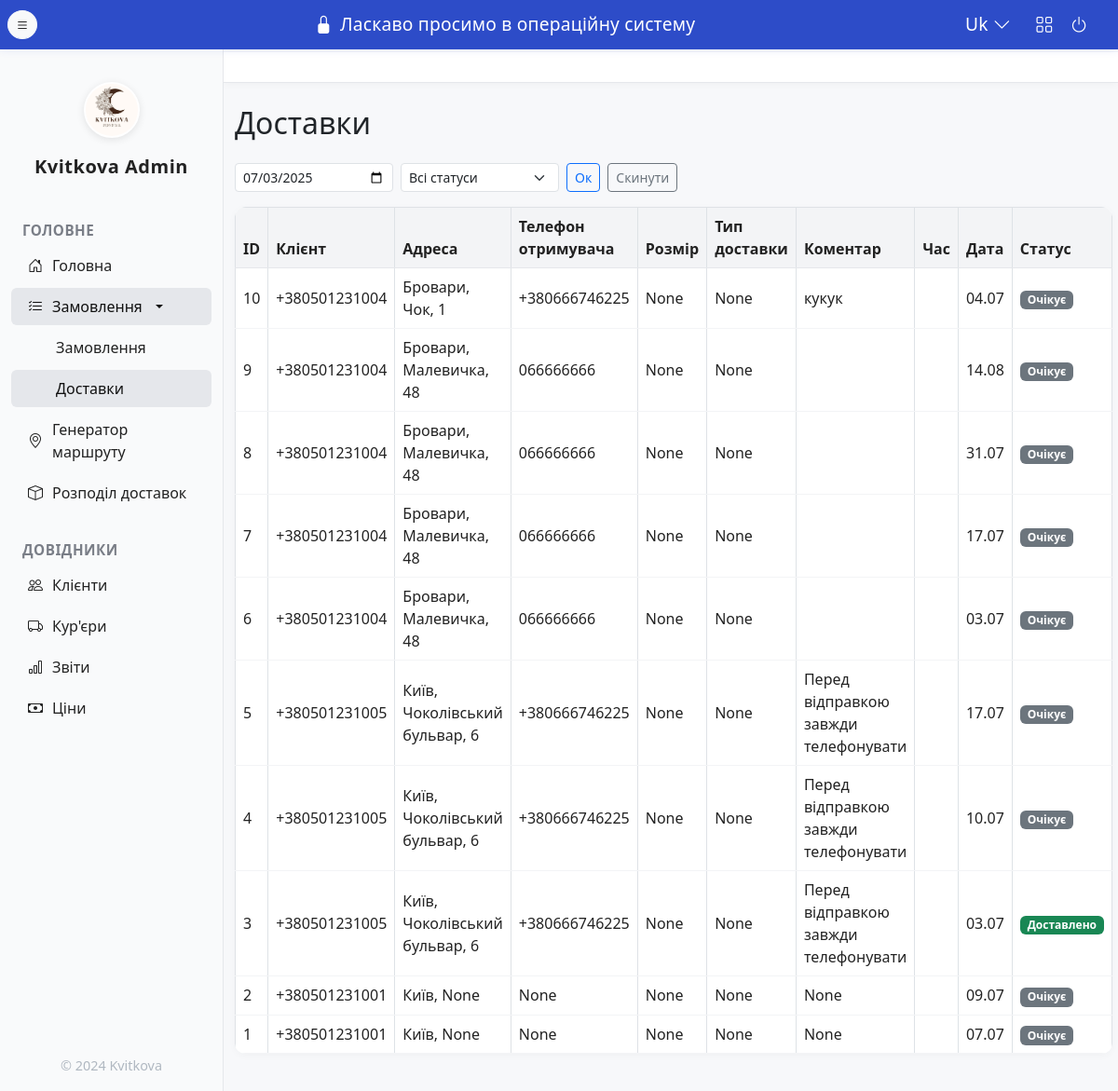
The page /deliveries on the database its author committed.
### app/models/delivery.py (models this page shows)
class Delivery(db.Model):
    id = db.Column(db.Integer, primary_key=True)
    order_id = db.Column(db.Integer, db.ForeignKey('order.id'), nullable=False)
    client_id = db.Column(db.Integer, db.ForeignKey('client.id'), nullable=False)
    bouquet_id = db.Column(db.Integer, db.ForeignKey('price.id'))
    delivery_date = db.Column(db.Date, nullable=False)
    status = db.Column(db.String(32), default='Очікує')  # Очікує, Виконано, Скасовано
    comment = db.Column(db.Text)
    created_at = db.Column(db.DateTime, default=datetime.datetime.utcnow)
    updated_at = db.Column(db.DateTime, default=datetime.datetime.utcnow, onupdate=datetime.datetime.utcnow)
    street = db.Column(db.String(128))
    building_number = db.Column(db.String(32))
    time_window = db.Column(db.String(64))
    size = db.Column(db.String(32))
    phone = db.Column(db.String(32))
    time_from = db.Column(db.String(8))
    time_to = db.Column(db.String(8))
    courier_id = db.Column(db.Integer, db.ForeignKey('courier.id'))
    order = db.relationship('Order')
    client = db.relationship('Client')
    bouquet = db.relationship('Price')
    courier = db.relationship('Courier', back_populates='deliveries')
    bouquet_size = db.Column(db.String(16))
    delivery_type = db.Column(db.String(32))
    price_at_delivery = db.Column(db.Integer)

### app/models/client.py (models this page shows)
class Client(db.Model):
    id = db.Column(db.Integer, primary_key=True)
    instagram = db.Column(db.String(128), nullable=False)
    phone = db.Column(db.String(32), nullable=False, unique=True)
    city = db.Column(db.String(64), nullable=False)
    telegram = db.Column(db.String(128))
    credits = db.Column(db.Integer, default=0)
    orders = db.relationship('Order', backref='client', lazy=True)

### app/blueprints/deliveries/routes.py (the view)
@deliveries_bp.route('/deliveries', methods=['GET'])
def deliveries_list():
    date_str = request.args.get('date')
    deliveries, selected_date = get_deliveries(date_str)
    couriers = get_all_couriers()
    return render_template('deliveries_list.html', deliveries=deliveries, selected_date=selected_date, couriers=couriers)

### app/services/delivery_service.py (called while the page is built)
def get_deliveries(date_str=None):
    deliveries_query = Delivery.query
    selected_date = None
    if date_str:
        try:
            selected_date = datetime.strptime(date_str, '%Y-%m-%d').date()
            deliveries_query = deliveries_query.filter(Delivery.delivery_date == selected_date)
        except Exception:
            pass
    return deliveries_query.order_by(Delivery.id.desc()).all(), date_str or datetime.utcnow().strftime('%Y-%m-%d')

def get_all_couriers():
    return Courier.query.all()

### app/templates/deliveries_list.html (shortened to what this page needs)
{% extends 'layout.html' %}
{% block content %}
<h2 class="mb-4">Доставки</h2>
<div class="d-flex align-items-center mb-3">
  <input type="date" id="filter-date" class="form-control form-control-sm me-2" style="width:170px;" value="{{ selected_date }}">
  <select id="filter-status" class="form-select form-select-sm me-2" style="width:170px;">
    <option value="">Всі статуси</option>
  </select>
  <button class="btn btn-outline-primary btn-sm me-2" id="apply-date-btn" type="button">Ок</button>
  <button class="btn btn-outline-secondary btn-sm" id="reset-date-btn" type="button">Скинути</button>
</div>
<table class="table table-bordered table-hover align-middle">
  <thead>
    <tr>
      <th>ID</th>
      <th>Клієнт</th>
      <th>Адреса</th>
      <th>Телефон отримувача</th>
      <th>Розмір</th>
      <th>Тип доставки</th>
      <th>Коментар</th>
      <th style="width:90px;">Час</th>
      <th>Дата</th>
      <th>Статус</th>
    </tr>
  </thead>
  <tbody>
    {% for d in deliveries %}
    <tr data-status="{{ d.status }}">
      <td>{{ d.id }}</td>
      <td>{{ d.client.phone }}</td>
      <td>
        <a href="#" class="address-link"
           data-city="{{ d.client.city }}"
           data-street="{{ d.street }}"
           data-building="{{ d.building_number }}"
           data-entrance="{{ d.entrance }}"
           style="color:inherit; text-decoration:none; cursor:pointer;">
          {{ d.client.city }}, {{ d.street }}{% if d.building_number %}, {{ d.building_number }}{% endif %}
        </a>
      </td>
      <td>{{ d.phone }}</td>
      <td>{{ d.bouquet_size }}</td>
      <td>{{ d.delivery_type }}</td>
      <td>{{ d.comment }}</td>
      <td>
      </td>
      <td>{{ d.delivery_date.strftime('%d.%m') }}</td>
      <td>
        <span class="delivery-status badge
          {% if d.status == 'Очікує' %}bg-secondary
          {% elif d.status == 'Розподілено' %}bg-primary
          {% elif d.status == 'Доставлено' %}bg-success
          {% elif d.status == 'НП' %}bg-danger
          {% else %}bg-light text-dark
          {% endif %}"
          data-id="{{ d.id }}" data-status="{{ d.status }}" style="cursor:pointer;">
          {{ d.status }}
        </span>
      </td>
    </tr>
    {% endfor %}
  </tbody>
</table>
{% endblock %}

### app/templates/layout.html (style rules this page uses)
body { background: #f7f8fa; }
.table { background: #fff; border-radius: 12px; overflow: hidden; box-shadow: 0 2px 8px rgba(0,0,0,0.03); }
.table th { background: #f3f4f6; color: #222; font-weight: 600; border-bottom: 1.5px solid #e5e7eb; }
.table td { background: #fff; color: #222; border-bottom: 1px solid #f3f4f6; }

### rows shown on the page
Delivery: id "10", client.phone "+380501231004", client.city "Бровари", street "Чок", building_number "1", phone "+380666746225", bouquet_size "None", delivery_type "None", comment "кукук", delivery_date "04.07", status "Очікує"
Delivery: id "9", client.phone "+380501231004", client.city "Бровари", street "Малевичка", building_number "48", phone "066666666", bouquet_size "None", delivery_type "None", delivery_date "14.08", status "Очікує"
Delivery: id "8", client.phone "+380501231004", client.city "Бровари", street "Малевичка", building_number "48", phone "066666666", bouquet_size "None", delivery_type "None", delivery_date "31.07", status "Очікує"
Delivery: id "7", client.phone "+380501231004", client.city "Бровари", street "Малевичка", building_number "48", phone "066666666", bouquet_size "None", delivery_type "None", delivery_date "17.07", status "Очікує"
Delivery: id "6", client.phone "+380501231004", client.city "Бровари", street "Малевичка", building_number "48", phone "066666666", bouquet_size "None", delivery_type "None", delivery_date "03.07", status "Очікує"
Delivery: id "5", client.phone "+380501231005", client.city "Київ", street "Чоколівський бульвар", building_number "6", phone "+380666746225", bouquet_size "None", delivery_type "None", comment "Перед відправкою завжди телефонувати", delivery_date "17.07", status "Очікує"
Delivery: id "4", client.phone "+380501231005", client.city "Київ", street "Чоколівський бульвар", building_number "6", phone "+380666746225", bouquet_size "None", delivery_type "None", comment "Перед відправкою завжди телефонувати", delivery_date "10.07", status "Очікує"
Delivery: id "3", client.phone "+380501231005", client.city "Київ", street "Чоколівський бульвар", building_number "6", phone "+380666746225", bouquet_size "None", delivery_type "None", comment "Перед відправкою завжди телефонувати", delivery_date "03.07", status "Доставлено"
Delivery: id "2", client.phone "+380501231001", client.city "Київ", street "None", phone "None", bouquet_size "None", delivery_type "None", comment "None", delivery_date "09.07", status "Очікує"
Delivery: id "1", client.phone "+380501231001", client.city "Київ", street "None", phone "None", bouquet_size "None", delivery_type "None", comment "None", delivery_date "07.07", status "Очікує"
